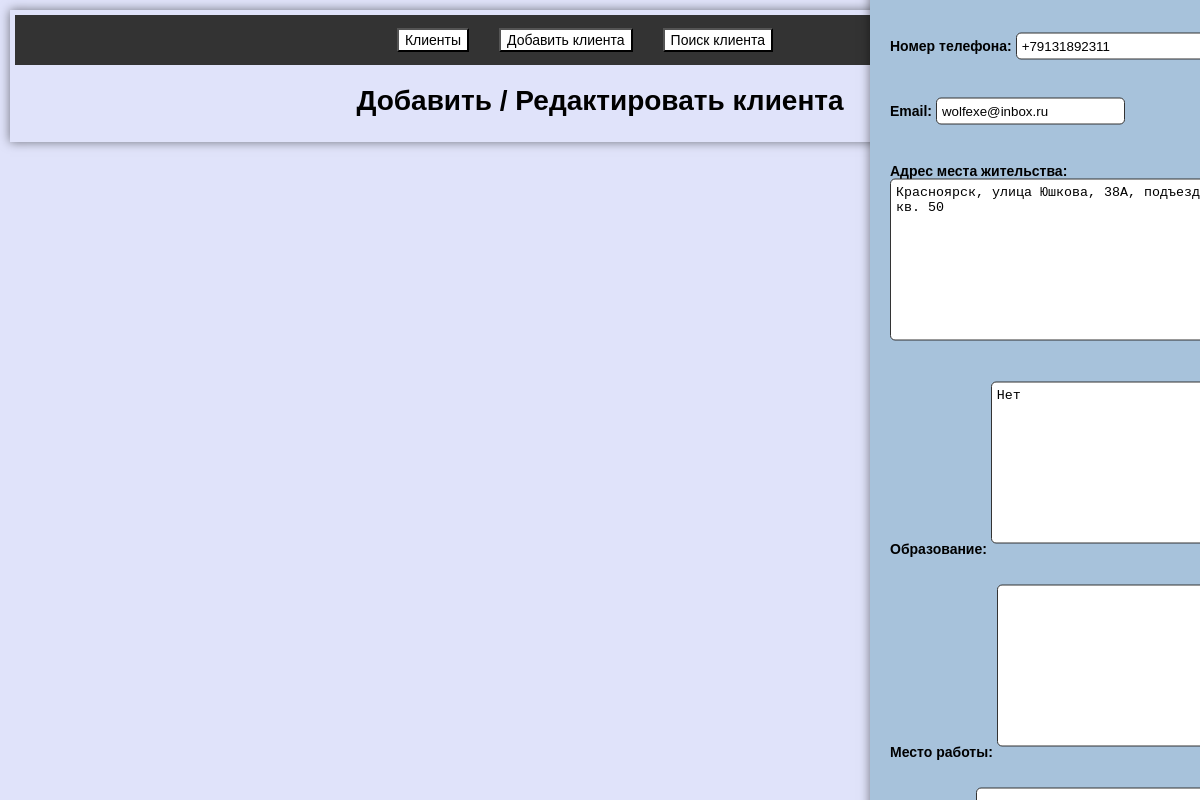
The page /5/edit/ on the database its author committed.
### clients/models.py (models this page shows, shortened)
class Client(models.Model):
    first_name = models.CharField(max_length=20, verbose_name='Имя')
    last_name = models.CharField(max_length=20, verbose_name='Фамилия')
    middle_name = models.CharField(max_length=20, verbose_name='Отчество')
    date_of_birth = models.DateField(verbose_name='Дата рождения')
    phone_number = models.CharField(max_length=20, verbose_name='Номер телефона')
    email = models.EmailField()
    address = models.TextField(max_length=100, verbose_name='Адрес места жительства')
    education = models.TextField(max_length=100, verbose_name='Образование',blank=True, null=True)
    workplace = models.TextField(blank=True, null=True, max_length=100, verbose_name='Место работы')
    position = models.TextField(blank=True, null=True, max_length=100, verbose_name='Должность')
    children = models.TextField(blank=True, null=True, max_length=100, verbose_name='Семейное положение, дети')
    life_events = models.TextField(blank=True, null=True,max_length=100, verbose_name='Жизненные события клиента')
    illnesses = models.TextField(blank=True, null=True, verbose_name='Заболевания, жалобы клиента')
    diagnosis = models.TextField(blank=True, null=True, max_length=100, verbose_name='Диагноз')
    last_consultation_date = models.DateField(blank=True, null=True, verbose_name='Дата последней консультации')
    photo = models.ImageField(upload_to='clients/photos', blank=True, null=True)

### clients/views.py (the view)
# urls.py: path('<int:pk>/edit/', views.client_edit, name='client_edit'),
def client_edit(request, pk):
    client = get_object_or_404(Client, pk=pk)
    if request.method == 'POST':
        form = ClientForm(request.POST, request.FILES, instance=client)
        if form.is_valid():
            form.save()
            return redirect('clients:client_list')
        elif 'cancel' in request.POST:
            return redirect('clients:client_list')
    else:
        form = ClientForm(instance=client)
    return render(request, 'clients/client_edit.html', {'form': form, 'client': client})

### clients/forms.py (shortened to what this page needs)
class ClientForm(forms.ModelForm):
    class Meta:
        model = Client
        fields = '__all__'
    def __init__(self, *args, **kwargs):
        super().__init__(*args, **kwargs)
        self.fields['photo'].widget.attrs['class'] = 'form-control-file'

### clients/templates/clients/client_edit.html (shortened to what this page needs)
{% extends 'clients/base.html' %}
{% block content %}
  <h1 style="text-align:center">Добавить / Редактировать клиента</h1>
<div id="client-edit-container" class="input">
  <form method="post" enctype="multipart/form-data">
    {{ form.as_p }}
    <br>
    <br>
  </form>
</div>
{% endblock %}

### clients/static/clients/css/style.css (style rules this page uses)
#client-edit-container { position: fixed; top: 114%; left: 50%; transform: translate(50%, -50%); box-shadow: 0 0 10px rgba(0, 0, 0, 0.5); padding: 20px 20px 20px 20px; background-color: #a7c2db; }
body { font-family: sans-serif; background-color: #e0e3fa; font-size: 14px; margin: 10px 10px 10px 10px; padding: 5px 5px 5px 5px; box-shadow: 0 0 10px rgba(0, 0, 0, 0.5); }
form { display: flex; flex-direction: column; max-width: 500px; }
form label { margin-bottom: 5px; font-weight: bold; }
form input[type="text"], form input[type="tel"], form input[type="email"], form textarea { margin-bottom: 10px; padding: 5px; border-radius: 5px; border: 1px solid #333; }

### rows shown on the page
Client: phone_number "+79131892311", email "wolfexe@inbox.ru", address "Красноярск, улица Юшкова, 38А, подъезд 4, кв. 50", education "Нет"
